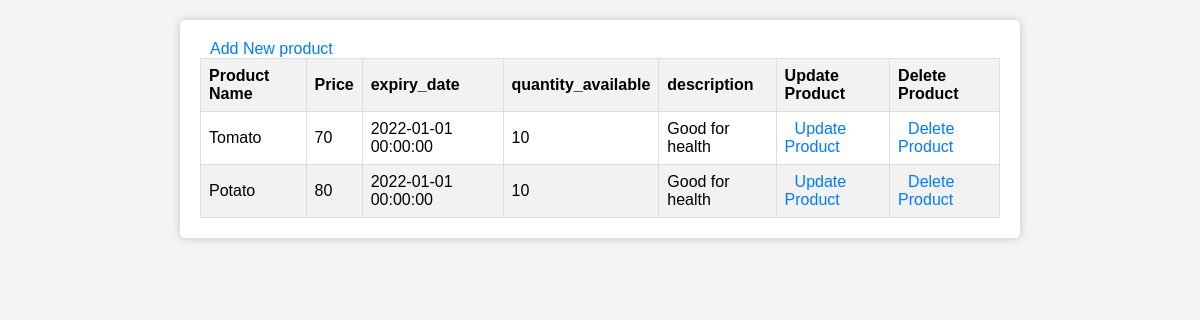
/view_category/2, run on the app's committed database.
### main.py (models this page shows)
class Product(db.Model):
        id = db.Column(db.Integer, primary_key = True, autoincrement=True)
        name = db.Column(db.String(200), nullable = False)
        price = db.Column(db.Integer, nullable = False)
        expiry_date = db.Column(db.DateTime , default = datetime.now())
        quantity_available = db.Column(db.Integer, nullable = False)
        section_id = db.Column(db.Integer, db.ForeignKey('section.id'), nullable=False)  # Define a foreign key to establish the relationship
        description = db.Column(db.String(200), nullable = False)

### main.py (the view)
@app.route('/view_category/<int:category_id>', methods=['GET', 'POST'])
def view_category(category_id):
     category= Section.query.get_or_404(category_id)
     print(category.id,category.name)
     products = Product.query.filter_by(section_id=category_id).all()
     return render_template('view_category.html',cat=category,products=products)

### templates/view_category.html (shortened to what this page needs)
<!DOCTYPE html>
<html lang="en">
<head>
</head>
<body>
    <div class="container">
        <a href="/add_product/{{cat.id}}">Add New product</a>
        <table class="styled-table">
            <thead>
                <tr>
                    <th>Product Name</th>
                    <th>Price</th>
                    <th>expiry_date</th>
                    <th>quantity_available</th>
                    <th>description</th>
                    <th>Update Product</th>
                    <th>Delete Product</th>
                </tr>
            </thead>
            <tbody>
                {% for prod in products %}
                    <tr>
                        <td>{{ prod.name }}</td>
                        <td>{{ prod.price }}</td>
                        <td>{{ prod.expiry_date }}</td>
                        <td>{{ prod.quantity_available }}</td>
                        <td>{{ prod.description }}</td>
                        <td><a href="/update_product/{{ prod['id'] }}">Update Product</a></td>
                        <td><a href="/confirm_delete_product/{{ prod['id'] }}">Delete Product</a></td>
                    </tr>
                {% endfor %}
            </tbody>
        </table>
    </div>
</body>
</html>

### templates/view_category.html (style rules this page uses)
body { font-family: Arial, sans-serif; margin: 0; padding: 0; background-color: #f4f4f4; }
.container { max-width: 800px; margin: 20px auto; padding: 20px; background-color: #fff; border-radius: 5px; box-shadow: 0 0 10px rgba(0, 0, 0, 0.2); }
a { text-decoration: none; color: #007BFF; margin-left: 10px; }
.styled-table { border-collapse: collapse; width: 100%; }
.styled-table th, .styled-table td { border: 1px solid #ddd; padding: 8px; text-align: left; }
.styled-table th { background-color: #f2f2f2; }
.styled-table tr:nth-child(even) { background-color: #f2f2f2; }

### data on the page
Product: name "Tomato", price "70", expiry_date "2022-01-01 00:00:00", quantity_available "10", description "Good for health"
Product: name "Potato", price "80", expiry_date "2022-01-01 00:00:00", quantity_available "10", description "Good for health"
